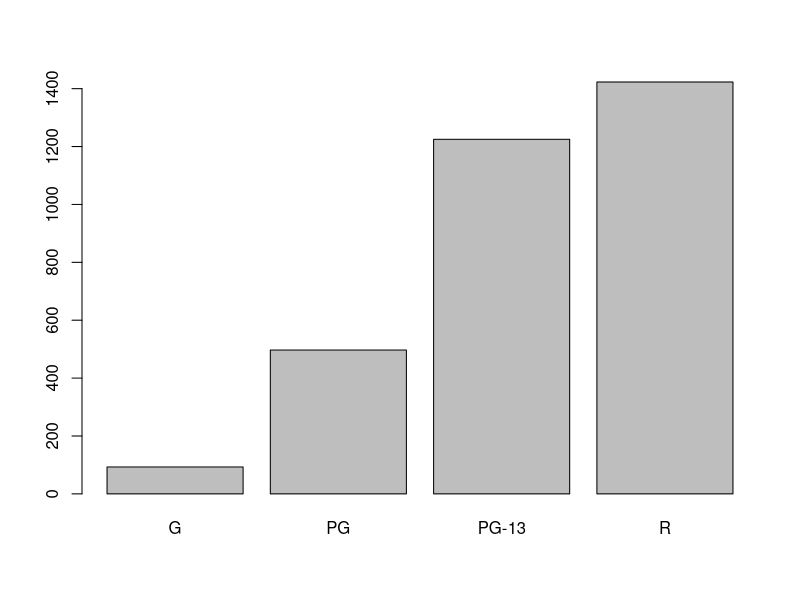
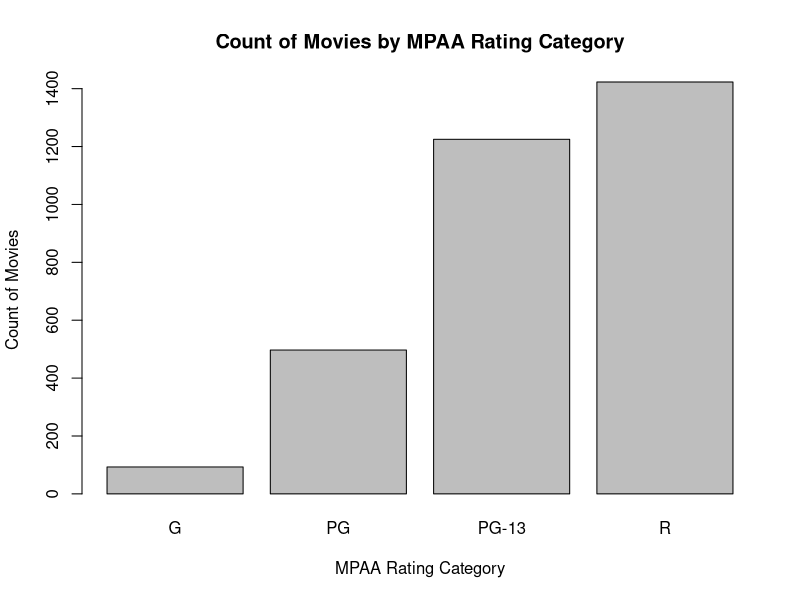
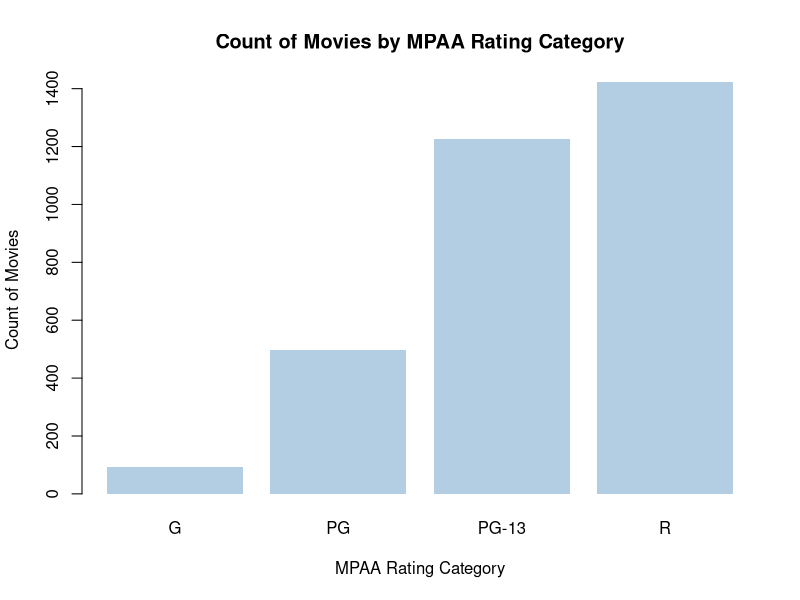
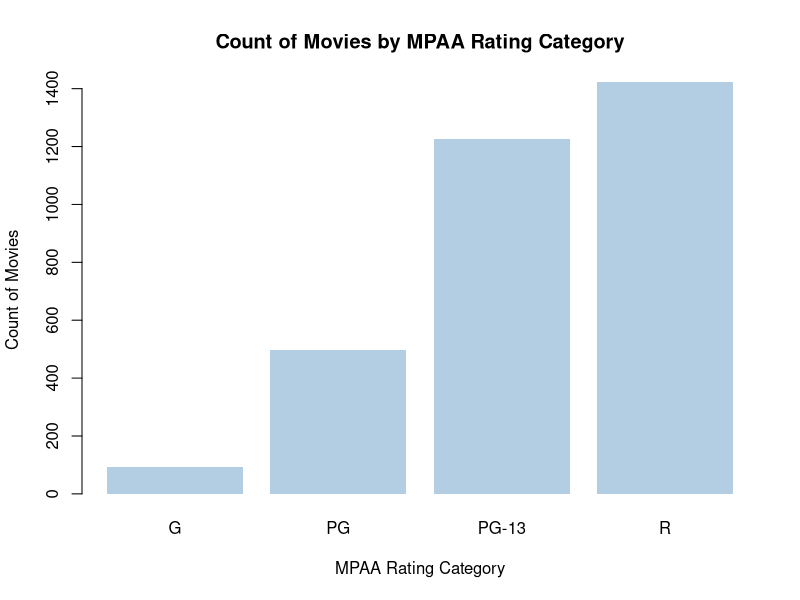

These figures' R source, in order:
# set working directory
setwd("C:/Users/sseyl/OneDrive/Documents/GitHub/Data-Science-Projects/R_Projects")

# load movie data from CSV file
movies <- read.csv("Movies2.csv")

# peek at the data
head(movies)

movies$Rating <- as.factor(movies$Rating) # "ylim values" error w/out converting Rating to factor, as.factor

# Create a frequency bar chart with defaults
plot(movies$Rating) 

# add context to our bar chart
plot(
  x = movies$Rating,
  main = "Count of Movies by MPAA Rating Category",
  xlab = "MPAA Rating Category",
  ylab = "Count of Movies")

# Create a color palette
install.packages("RColorBrewer")

library(RColorBrewer)

palette <- brewer.pal(9, "Pastel1") 

# clean up our bar chart
plot(
  x = movies$Rating,
  col = palette[2], # add color 2 from Pastel1 palette
  border = NA, # remove the borders
  main = "Count of Movies by MPAA Rating Category",
  xlab = "MPAA Rating Category",
  ylab = "Count of Movies")

# save as png image
png(
  filename = "Count of Movies by Rating.png",
  width = 640,
  height = 480)

plot( # render the plot into the png
   x = movies$Rating,
   col = palette[2], # add color 2 from Pastel1 palette
   border = NA, # remove the borders
   main = "Count of Movies by MPAA Rating Category",
   xlab = "MPAA Rating Category",
   ylab = "Count of Movies"
)

dev.off()

# save ggplot2 data visualization
?ggsave # ggsave file formats

?barplot # parplot

?par # parameters